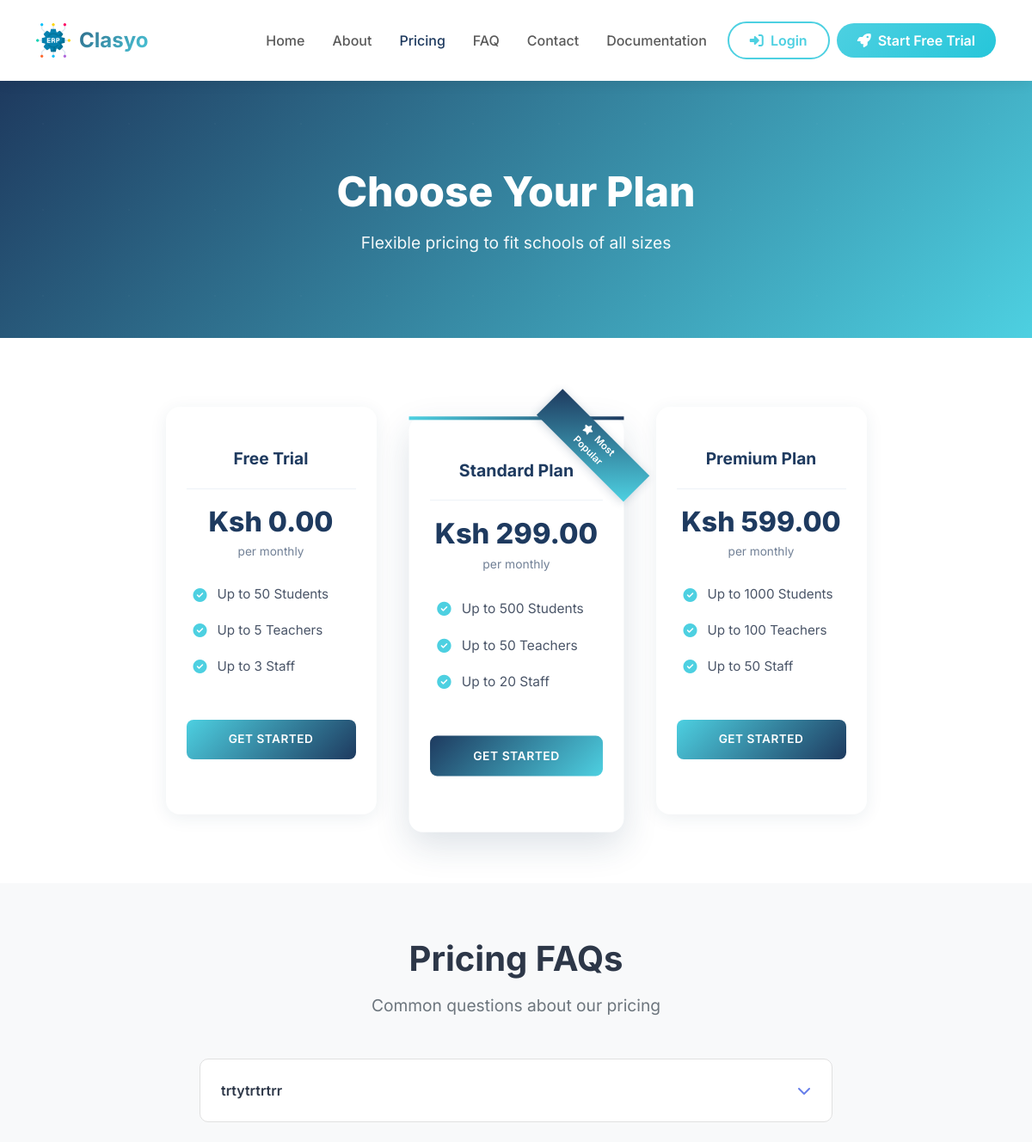
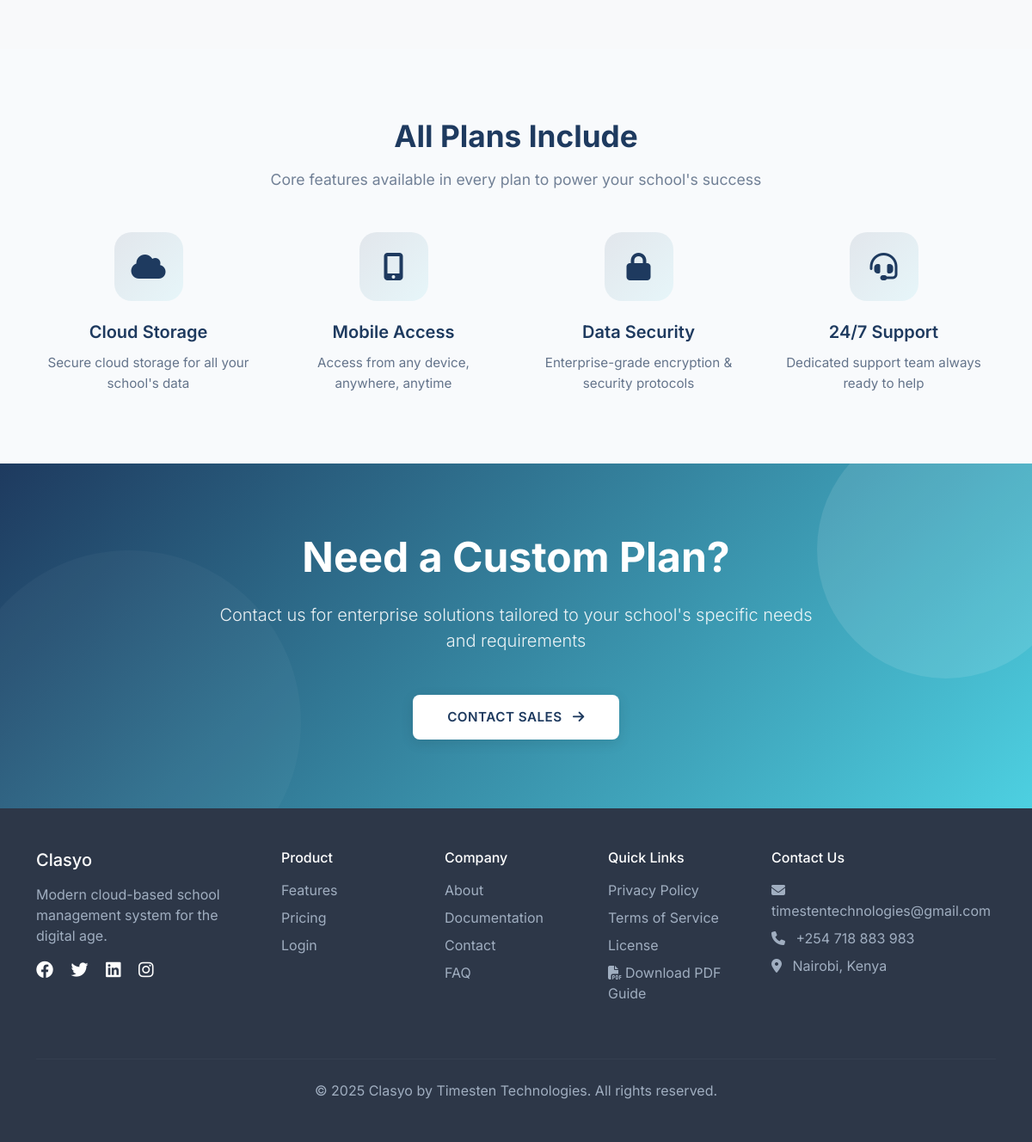
The page /pricing/ on the database its author committed (2 pictures, top to bottom).
### subscriptions/models.py (models this page shows, shortened)
class SubscriptionPlan(models.Model):
    PLAN_TYPE_CHOICES = [
        ('free_trial', 'Free Trial'),
        ('basic', 'Basic'),
        ('standard', 'Standard'),
        ('premium', 'Premium'),
        ('enterprise', 'Enterprise'),
    ]
    BILLING_CYCLE_CHOICES = [
        ('monthly', 'Monthly'),
        ('quarterly', 'Quarterly'),
        ('half_yearly', 'Half Yearly'),
        ('yearly', 'Yearly'),
    ]
    name = models.CharField(_("Plan Name"), max_length=100)
    slug = models.SlugField(_("Slug"), unique=True)
    plan_type = models.CharField(_("Plan Type"), max_length=20, choices=PLAN_TYPE_CHOICES)
    description = models.TextField(_("Description"), blank=True)
    price = models.DecimalField(_("Price"), max_digits=10, decimal_places=2,
                                validators=[MinValueValidator(0)])
    billing_cycle = models.CharField(_("Billing Cycle"), max_length=20, choices=BILLING_CYCLE_CHOICES)
    trial_days = models.IntegerField(_("Trial Days"), default=0)
    max_students = models.IntegerField(_("Max Students"), default=100)
    max_teachers = models.IntegerField(_("Max Teachers"), default=20)
    max_staff = models.IntegerField(_("Max Staff"), default=10)
    max_branches = models.IntegerField(_("Max Branches"), default=1)
    storage_limit_gb = models.IntegerField(_("Storage Limit (GB)"), default=5)
    features = models.JSONField(_("Features"), default=dict, blank=True)
    enable_online_exam = models.BooleanField(_("Enable Online Exam"), default=True)
    enable_online_payment = models.BooleanField(_("Enable Online Payment"), default=True)
    enable_chat = models.BooleanField(_("Enable Chat"), default=True)
    enable_sms = models.BooleanField(_("Enable SMS"), default=False)
    enable_library = models.BooleanField(_("Enable Library"), default=True)
    enable_transport = models.BooleanField(_("Enable Transport"), default=True)
    enable_dormitory = models.BooleanField(_("Enable Dormitory"), default=True)
    enable_inventory = models.BooleanField(_("Enable Inventory"), default=True)
    enable_hr = models.BooleanField(_("Enable HR Management"), default=True)
    enable_reports = models.BooleanField(_("Enable Advanced Reports"), default=True)
    is_active = models.BooleanField(_("Is Active"), default=True)
    is_popular = models.BooleanField(_("Is Popular"), default=False)
    display_order = models.IntegerField(_("Display Order"), default=0)
    created_at = models.DateTimeField(_("Created At"), auto_now_add=True)
    updated_at = models.DateTimeField(_("Updated At"), auto_now=True)
    class Meta:
        verbose_name = _("Subscription Plan")
        verbose_name_plural = _("Subscription Plans")
        ordering = ['display_order', 'price']
    def get_features_list(self):
        items = []
        data = self.features or {}
        try:
            if isinstance(data, list):
                items.extend(str(f).strip() for f in data if str(f).strip())
            elif isinstance(data, dict):
                for key, value in data.items():
                    if isinstance(value, bool):
                        if value:
                            items.append(str(key).replace('_', ' ').title())
                    else:
                        text = str(value).strip()
                        if text:
                            items.append(text)
        except Exception:
            pass
        return items

### frontend/models.py (models this page shows, shortened)
class FAQ(models.Model):
    question = models.CharField(max_length=255)
    answer = models.TextField()
    category = models.CharField(max_length=100, default='General')
    order = models.IntegerField(default=0)
    is_active = models.BooleanField(default=True)
    created_at = models.DateTimeField(auto_now_add=True)
    updated_at = models.DateTimeField(auto_now=True)
    class Meta:
        ordering = ['order', 'category', 'question']
        verbose_name = 'FAQ'
        verbose_name_plural = 'FAQs'

### frontend/views.py (the view)
# urls.py: path('pricing/', views.PricingView.as_view(), name='pricing'),
class PricingView(TemplateView):
    template_name = 'frontend/pricing.html'
    def get_context_data(self, **kwargs):
        context = super().get_context_data(**kwargs)
        context['plans'] = SubscriptionPlan.objects.filter(is_active=True).order_by('display_order', 'price')
        context['faqs'] = FAQ.objects.filter(is_active=True, category='Pricing').order_by('order')
        return context

### templates/frontend/pricing.html (shortened to what this page needs)
{% extends 'frontend/base.html' %}
{% load static %}
{% load humanize %}
{% block content %}
<section class="page-header">
    <div class="container text-center">
        <h1 class="page-title">Choose Your Plan</h1>
        <p class="page-subtitle">Flexible pricing to fit schools of all sizes</p>
    </div>
</section>
<section class="py-5" style="padding: 5rem 0 !important;">
    <div class="container">
        <div class="row g-4 justify-content-center">
            {% for plan in plans %}
            <div class="col-lg-3 col-md-6">
                <div class="pricing-card {% if plan.is_popular %}popular{% endif %}">
                    {% if plan.is_popular %}
                    <div class="popular-badge">
                        <i class="fas fa-star me-1"></i> Most Popular
                    </div>
                    {% endif %}
                    <div class="plan-name">{{ plan.name }}</div>
                    <div class="plan-price">Ksh {{ plan.price|intcomma }}</div>
                    <div class="plan-duration">per {{ plan.get_billing_cycle_display|lower }}</div>
                    <ul class="plan-features">
                        {% if plan.max_students %}
                        <li>
                            <i class="fas fa-check-circle"></i>
                            <span>{% if plan.max_students > 10000 %}Unlimited{% else %}Up to {{ plan.max_students }}{% endif %} Students</span>
                        </li>
                        {% endif %}
                        {% if plan.max_teachers %}
                        <li>
                            <i class="fas fa-check-circle"></i>
                            <span>{% if plan.max_teachers > 10000 %}Unlimited{% else %}Up to {{ plan.max_teachers }}{% endif %} Teachers</span>
                        </li>
                        {% endif %}
                        {% if plan.max_staff %}
                        <li>
                            <i class="fas fa-check-circle"></i>
                            <span>{% if plan.max_staff > 10000 %}Unlimited{% else %}Up to {{ plan.max_staff }}{% endif %} Staff</span>
                        </li>
                        {% endif %}
                    </ul>
                    <a href="{% url 'accounts:login' %}" class="btn {% if plan.is_popular %}btn-plan{% else %}btn-outline-primary{% endif %} btn-plan">
                        Get Started
                    </a>
                </div>
            </div>
            {% empty %}
            <div class="col-12 text-center py-5">
                <i class="fas fa-tags fa-3x text-muted mb-3"></i>
                <p class="lead">No pricing plans available at the moment.</p>
                <p class="text-muted">Please check back later or <a href="{% url 'frontend:contact' %}">contact us</a> for custom pricing.</p>
            </div>
            {% endfor %}
        </div>
    </div>
</section>
{% if faqs %}
<section class="py-5" style="padding: 4rem 0 !important; background: #f8f9fa;">
    <div class="container">
        <div class="text-center mb-5">
            <h2 class="section-title">Pricing FAQs</h2>
            <p class="section-subtitle">Common questions about our pricing</p>
        </div>
        <div class="row">
            <div class="col-lg-8 mx-auto">
                {% for faq in faqs %}
                <div class="faq-item">
                    <div class="faq-question">
                        <span>{{ faq.question }}</span>
                        <i class="fas fa-chevron-down faq-toggle"></i>
                    </div>
                </div>
                {% endfor %}
            </div>
        </div>
    </div>
</section>
{% endif %}
<section class="py-5" style="padding: 5rem 0 !important; background-color: #f8fafc;">
    <div class="container">
        <div class="text-center mb-5">
            <h2 class="section-title" style="color: #1E3A5F; font-size: 2.2rem; font-weight: 700; margin-bottom: 1rem;">
                All Plans Include
            </h2>
            <p class="section-subtitle" style="color: #718096; font-size: 1.1rem; max-width: 700px; margin: 0 auto;">
                Core features available in every plan to power your school's success
            </p>
        </div>
        <div class="row g-4">
            <div class="col-md-3 text-center">
                <div class="feature-icon" style="width: 80px; height: 80px; background: linear-gradient(135deg, rgba(30, 58, 95, 0.1) 0%, rgba(77, 208, 225, 0.1) 100%); border-radius: 20px; display: flex; align-items: center; justify-content: center; margin: 0 auto 1.5rem; transition: all 0.3s ease;">
                    <i class="fas fa-cloud fa-2x" style="color: #1E3A5F;"></i>
                </div>
                <h5 style="color: #1E3A5F; font-weight: 600; margin-bottom: 0.75rem;">Cloud Storage</h5>
                <p style="color: #64748b; font-size: 0.95rem; line-height: 1.6; max-width: 250px; margin: 0 auto;">Secure cloud storage for all your school's data</p>
            </div>
            <div class="col-md-3 text-center">
                <div class="feature-icon" style="width: 80px; height: 80px; background: linear-gradient(135deg, rgba(30, 58, 95, 0.1) 0%, rgba(77, 208, 225, 0.1) 100%); border-radius: 20px; display: flex; align-items: center; justify-content: center; margin: 0 auto 1.5rem; transition: all 0.3s ease;">
                    <i class="fas fa-mobile-alt fa-2x" style="color: #1E3A5F;"></i>
                </div>
                <h5 style="color: #1E3A5F; font-weight: 600; margin-bottom: 0.75rem;">Mobile Access</h5>
                <p style="color: #64748b; font-size: 0.95rem; line-height: 1.6; max-width: 250px; margin: 0 auto;">Access from any device, anywhere, anytime</p>
            </div>
            <div class="col-md-3 text-center">
                <div class="feature-icon" style="width: 80px; height: 80px; background: linear-gradient(135deg, rgba(30, 58, 95, 0.1) 0%, rgba(77, 208, 225, 0.1) 100%); border-radius: 20px; display: flex; align-items: center; justify-content: center; margin: 0 auto 1.5rem; transition: all 0.3s ease;">
                    <i class="fas fa-lock fa-2x" style="color: #1E3A5F;"></i>
                </div>
                <h5 style="color: #1E3A5F; font-weight: 600; margin-bottom: 0.75rem;">Data Security</h5>
                <p style="color: #64748b; font-size: 0.95rem; line-height: 1.6; max-width: 250px; margin: 0 auto;">Enterprise-grade encryption & security protocols</p>
            </div>
            <div class="col-md-3 text-center">
                <div class="feature-icon" style="width: 80px; height: 80px; background: linear-gradient(135deg, rgba(30, 58, 95, 0.1) 0%, rgba(77, 208, 225, 0.1) 100%); border-radius: 20px; display: flex; align-items: center; justify-content: center; margin: 0 auto 1.5rem; transition: all 0.3s ease;">
                    <i class="fas fa-headset fa-2x" style="color: #1E3A5F;"></i>
                </div>
                <h5 style="color: #1E3A5F; font-weight: 600; margin-bottom: 0.75rem;">24/7 Support</h5>
                <p style="color: #64748b; font-size: 0.95rem; line-height: 1.6; max-width: 250px; margin: 0 auto;">Dedicated support team always ready to help</p>
            </div>
        </div>
    </div>
</section>
<section class="py-5" style="padding: 5rem 0 !important; background: linear-gradient(135deg, #1E3A5F 0%, #4DD0E1 100%); color: white; position: relative; overflow: hidden;">
    <div class="container position-relative z-index-1">
        <div class="row justify-content-center">
            <div class="col-lg-8 text-center">
                <h2 class="display-5 fw-bold mb-4">Need a Custom Plan?</h2>
                <p class="lead mb-5" style="opacity: 0.9; max-width: 700px; margin: 0 auto 2rem;">
                    Contact us for enterprise solutions tailored to your school's specific needs and requirements
                </p>
                <a href="{% url 'frontend:contact' %}" class="btn btn-light btn-lg"
                   style="border-radius: 8px;
                          padding: 0.9rem 2.5rem;
                          font-weight: 600;
                          letter-spacing: 0.5px;
                          text-transform: uppercase;
                          font-size: 0.95rem;
                          box-shadow: 0 4px 15px rgba(0, 0, 0, 0.1);
                          transition: all 0.3s ease;
                          background: white;
                          color: #1E3A5F;
                          border: none;">
                    Contact Sales <i class="fas fa-arrow-right ms-2" style="transition: transform 0.3s ease;"></i>
                </a>
            </div>
        </div>
    </div>
    <div style="position: absolute; top: 0; left: 0; width: 100%; height: 100%; opacity: 0.1; z-index: 0;">
        <div style="position: absolute; top: -50px; right: -50px; width: 300px; height: 300px; border-radius: 50%; background: white;"></div>
        <div style="position: absolute; bottom: -100px; left: -50px; width: 400px; height: 400px; border-radius: 50%; background: rgba(255, 255, 255, 0.3);"></div>
    </div>
</section>
{% endblock %}

### rows shown on the page
SubscriptionPlan: name "Free Trial", price "0.00", billing_cycle "monthly", max_students "50", max_teachers "5", max_staff "3"
SubscriptionPlan: is_popular True (drawn), name "Standard Plan", price "299.00", billing_cycle "monthly", max_students "500", max_teachers "50", max_staff "20"
SubscriptionPlan: name "Premium Plan", price "599.00", billing_cycle "monthly", max_students "1000", max_teachers "100", max_staff "50"
FAQ: question "trtytrtrtrr"
